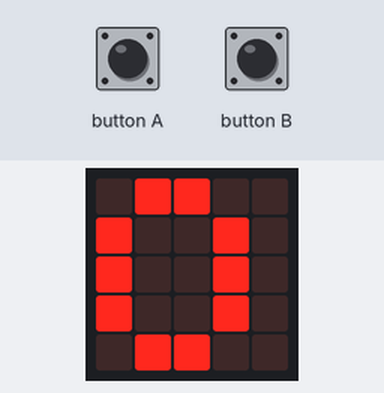
This program was run on a simulated BBC micro:bit (MakeCode). Parts: the board's 5×5 LED display. The inputs (shaded band) are chosen by the test bench.

Above: at 1.2 s.
1.3 s: button A pressed for 0.15 s
At 2.1 s:
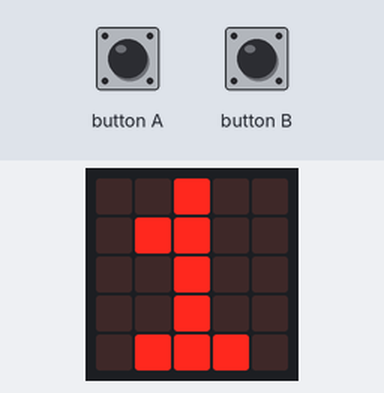
3.0 s: button A pressed for 0.15 s
At 4.3 s:
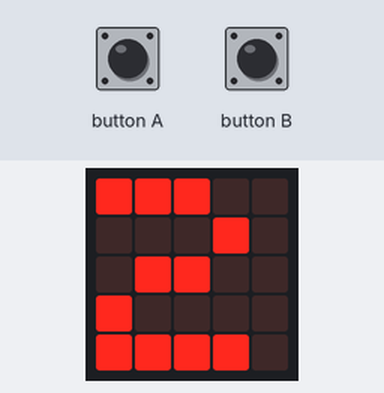
Timing chart, 0 to 6.0 s (numbered marks = the images above; inputs shaded):
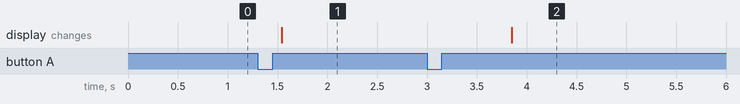

Measured:
- after the input at 1.3 s, the display: changes after 0.24 s (image 1)
- after the input at 3.0 s, the display: changes after 0.85 s (image 2)

The program:

main.ts
```typescript
input.onButtonPressed(Button.A, function () {
    if (Cpt <= MAX) {
        // 10 est une constante est un magic number
        Cpt += 1
    }
})
input.onButtonPressed(Button.B, function () {
    if (Cpt > 0) {
        Cpt += -1
    }
})
let MAX = 0
let Cpt = 0
// déclaration de la variable et initialisation
Cpt = 0
MAX = 10
// valeur maximale dans le bus
basic.forever(function () {
    basic.showNumber(Cpt)
})
```

test.ts
```typescript
// les tests vont ici ; cela ne sera pas compilé si ce paquet est utilisé en tant qu'extension.
```
